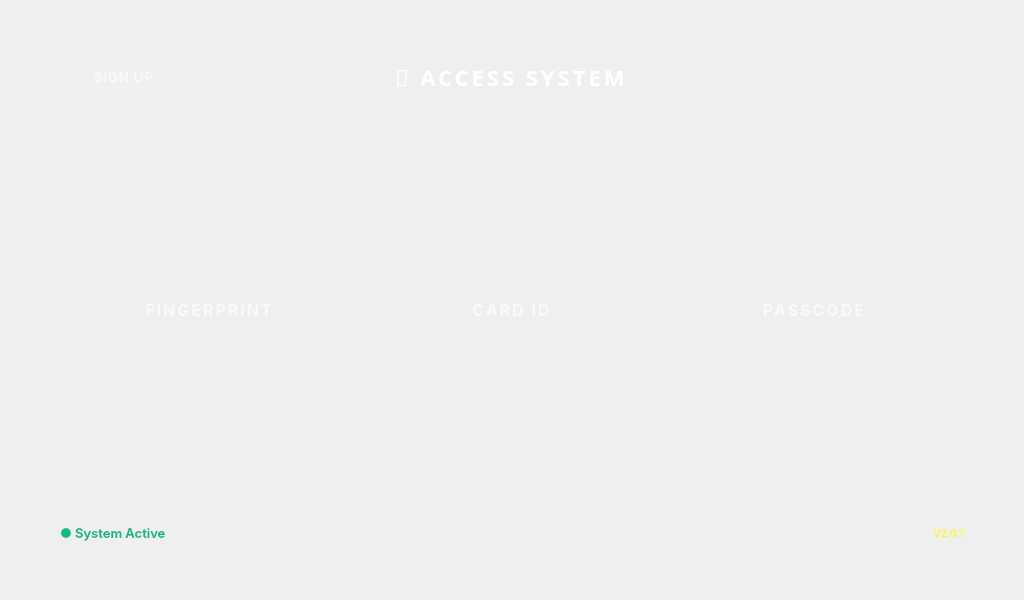
<?xml version="1.0" encoding="UTF-8"?>
<ui version="4.0">
 <class>MainWindow</class>
 <widget class="QMainWindow" name="MainWindow">
  <property name="geometry">
   <rect>
    <x>0</x>
    <y>0</y>
    <width>1024</width>
    <height>600</height>
   </rect>
  </property>
  <property name="windowTitle">
   <string>SignalPro - Login System</string>
  </property>
  <property name="styleSheet">
   <string notr="true">QMainWindow {
    background: qlineargradient(
        x1: 0, y1: 0, x2: 1, y2: 1,
        stop: 0 #0a1628,
        stop: 0.4 #142240,
        stop: 0.7 #1a2a4a,
        stop: 1 #0d1f3c
    );
}

QFrame#frame {
    background: rgba(255, 255, 255, 0.04);
    border-radius: 30px;
    border: none;
}

QFrame#frame_2 {
    background: rgba(255, 255, 255, 0.02);
    border: none;
    border-bottom: 1px solid rgba(255, 255, 255, 0.05);
}

QLabel#label {
    color: #ffffff;
    font-family: Plus Jakarta Sans;
    font-size: 22px;
    font-weight: 700;
    background: transparent;
    border: none;
    letter-spacing: 3px;
}

QLabel#labelSub {
    color: rgba(255, 255, 255, 0.40);
    font-family: Outfit;
    font-size: 12px;
    font-weight: 300;
    background: transparent;
    border: none;
    letter-spacing: 1px;
}

QFrame#frame_status {
    background: rgba(255, 255, 255, 0.02);
    border-radius: 0 0 30px 30px;
    border: none;
    border-top: 1px solid rgba(255, 255, 255, 0.04);
}

QLabel#statusLabel {
    color: #10b981;
    font-family: Inter;
    font-size: 13px;
    font-weight: 500;
    background: transparent;
    border: none;
}
QLabel#labelVersion {
    color: #f8d613;
    font-family: Inter;
    font-size: 11px;
    font-weight: 400;
    background: transparent;
    border: none;
}

QScrollBar:vertical {
    background: rgba(255, 255, 255, 0.02);
    border: none;
    border-radius: 8px;
    width: 4px;
}

QScrollBar::handle:vertical {
    background: rgba(255, 255, 255, 0.08);
    border-radius: 8px;
    min-height: 30px;
}

QScrollBar::handle:vertical:hover {
    background: rgba(248, 214, 19, 0.20);
}

QScrollBar::add-line:vertical, QScrollBar::sub-line:vertical {
    height: 0px;
}
</string>
  </property>
  <widget class="QWidget" name="centralwidget">
   <property name="styleSheet">
    <string notr="true">background-color: transparent;</string>
   </property>
   <layout class="QHBoxLayout" name="horizontalLayout_main">
    <property name="spacing">
     <number>0</number>
    </property>
    <property name="leftMargin">
     <number>40</number>
    </property>
    <property name="topMargin">
     <number>40</number>
    </property>
    <property name="rightMargin">
     <number>40</number>
    </property>
    <property name="bottomMargin">
     <number>40</number>
    </property>
    <item>
     <widget class="QFrame" name="frame">
      <property name="frameShape">
       <enum>QFrame::StyledPanel</enum>
      </property>
      <property name="frameShadow">
       <enum>QFrame::Raised</enum>
      </property>
      <layout class="QVBoxLayout" name="verticalLayout_main">
       <property name="spacing">
        <number>0</number>
       </property>
       <property name="leftMargin">
        <number>0</number>
       </property>
       <property name="topMargin">
        <number>0</number>
       </property>
       <property name="rightMargin">
        <number>0</number>
       </property>
       <property name="bottomMargin">
        <number>0</number>
       </property>
       <item>
        <widget class="QFrame" name="frame_2">
         <property name="maximumSize">
          <size>
           <width>16777215</width>
           <height>75</height>
          </size>
         </property>
         <property name="frameShape">
          <enum>QFrame::StyledPanel</enum>
         </property>
         <property name="frameShadow">
          <enum>QFrame::Raised</enum>
         </property>
         <layout class="QVBoxLayout" name="verticalLayout_header">
          <property name="leftMargin">
           <number>15</number>
          </property>
          <property name="topMargin">
           <number>12</number>
          </property>
          <property name="rightMargin">
           <number>15</number>
          </property>
          <property name="bottomMargin">
           <number>12</number>
          </property>
          <item>
           <widget class="QFrame" name="frame_header">
            <property name="styleSheet">
             <string notr="true">border: none;</string>
            </property>
            <property name="frameShape">
             <enum>QFrame::StyledPanel</enum>
            </property>
            <property name="frameShadow">
             <enum>QFrame::Raised</enum>
            </property>
            <layout class="QHBoxLayout" name="horizontalLayout_header">
             <property name="spacing">
              <number>15</number>
             </property>
             <property name="leftMargin">
              <number>15</number>
             </property>
             <property name="topMargin">
              <number>0</number>
             </property>
             <property name="rightMargin">
              <number>15</number>
             </property>
             <property name="bottomMargin">
              <number>0</number>
             </property>
             <item alignment="Qt::AlignLeft">
              <widget class="QPushButton" name="btRegis">
               <property name="maximumSize">
                <size>
                 <width>150</width>
                 <height>40</height>
                </size>
               </property>
               <property name="font">
                <font>
                 <family>Inter</family>
                 <pointsize>-1</pointsize>
                 <weight>62</weight>
                 <bold>true</bold>
                </font>
               </property>
               <property name="styleSheet">
                <string notr="true">QPushButton#btRegis {
    background: rgba(255, 255, 255, 0.04);
    border: none;
    border-radius: 20px;
    color: rgba(255, 255, 255, 0.60);
    font-family: Inter;
    font-size: 13px;
    font-weight: 500;
    padding: 10px 24px;
    letter-spacing: 1px;
}

QPushButton#btRegis:hover {
    background: rgba(248, 214, 19, 0.12);
    color: #f8d613;
}

QPushButton#btRegis:pressed {
    background: rgba(248, 214, 19, 0.04);
    color: rgba(248, 214, 19, 0.60);
}</string>
               </property>
               <property name="text">
                <string>SIGN UP</string>
               </property>
               <property name="icon">
                <iconset>
                 <normaloff>../assets/icon/user-plus-solid-full (1).svg</normaloff>../assets/icon/user-plus-solid-full (1).svg</iconset>
               </property>
               <property name="iconSize">
                <size>
                 <width>18</width>
                 <height>18</height>
                </size>
               </property>
              </widget>
             </item>
             <item alignment="Qt::AlignHCenter">
              <widget class="QLabel" name="label">
               <property name="font">
                <font>
                 <family>Plus Jakarta Sans</family>
                 <pointsize>-1</pointsize>
                 <weight>87</weight>
                 <bold>true</bold>
                </font>
               </property>
               <property name="text">
                <string>🔐 ACCESS SYSTEM</string>
               </property>
               <property name="alignment">
                <set>Qt::AlignCenter</set>
               </property>
              </widget>
             </item>
             <item alignment="Qt::AlignRight">
              <widget class="QPushButton" name="btCls_login">
               <property name="minimumSize">
                <size>
                 <width>40</width>
                 <height>32</height>
                </size>
               </property>
               <property name="styleSheet">
                <string notr="true">QPushButton#btCls_login {
    background: rgba(255, 255, 255, 0.03);
    border: none;
    border-radius: 8px;
}

QPushButton#btCls_login:hover {
    background: rgba(255, 70, 70, 0.15);
}

QPushButton#btCls_login:pressed {
    background: rgba(255, 70, 70, 0.30);
}</string>
               </property>
               <property name="text">
                <string/>
               </property>
               <property name="icon">
                <iconset>
                 <normaloff>../assets/x.png</normaloff>../assets/x.png</iconset>
               </property>
               <property name="iconSize">
                <size>
                 <width>22</width>
                 <height>22</height>
                </size>
               </property>
              </widget>
             </item>
            </layout>
           </widget>
          </item>
         </layout>
        </widget>
       </item>
       <item>
        <widget class="QFrame" name="frame_3">
         <property name="frameShape">
          <enum>QFrame::StyledPanel</enum>
         </property>
         <property name="frameShadow">
          <enum>QFrame::Raised</enum>
         </property>
         <layout class="QHBoxLayout" name="horizontalLayout_body">
          <property name="spacing">
           <number>25</number>
          </property>
          <property name="leftMargin">
           <number>30</number>
          </property>
          <property name="topMargin">
           <number>20</number>
          </property>
          <property name="rightMargin">
           <number>30</number>
          </property>
          <property name="bottomMargin">
           <number>20</number>
          </property>
          <item>
           <widget class="QPushButton" name="btFinger">
            <property name="minimumSize">
             <size>
              <width>0</width>
              <height>250</height>
             </size>
            </property>
            <property name="maximumSize">
             <size>
              <width>16777215</width>
              <height>16777215</height>
             </size>
            </property>
            <property name="styleSheet">
             <string notr="true">QPushButton {
    background-color: rgba(255, 255, 255, 0.03);
    border: 2px solid rgba(255, 255, 255, 0.06);
    border-radius: 20px;
    color: rgba(255, 255, 255, 0.60);
    font-family: Inter;
    font-size: 16px;
    font-weight: 600;
    letter-spacing: 2px;
}

QPushButton:hover {
    background-color: rgba(2, 72, 193, 0.12);
    border: 2px solid #0248c1;
    color: #ffffff;
}

QPushButton:pressed {
    background-color: rgba(2, 72, 193, 0.25);
    border: 2px solid #0248c1;
    color: #ffffff;
}</string>
            </property>
            <property name="text">
             <string>FINGERPRINT</string>
            </property>
            <property name="icon">
             <iconset>
              <normaloff>../assets/finger.png</normaloff>../assets/finger.png</iconset>
            </property>
            <property name="iconSize">
             <size>
              <width>100</width>
              <height>100</height>
             </size>
            </property>
           </widget>
          </item>
          <item>
           <widget class="QPushButton" name="btRfid">
            <property name="minimumSize">
             <size>
              <width>0</width>
              <height>250</height>
             </size>
            </property>
            <property name="maximumSize">
             <size>
              <width>16777215</width>
              <height>16777215</height>
             </size>
            </property>
            <property name="styleSheet">
             <string notr="true">QPushButton {
    background-color: rgba(255, 255, 255, 0.03);
    border: 2px solid rgba(255, 255, 255, 0.06);
    border-radius: 20px;
    color: rgba(255, 255, 255, 0.60);
    font-family: Inter;
    font-size: 16px;
    font-weight: 600;
    letter-spacing: 2px;
}

QPushButton:hover {
    background-color: rgba(2, 72, 193, 0.12);
    border: 2px solid #0248c1;
    color: #ffffff;
}

QPushButton:pressed {
    background-color: rgba(2, 72, 193, 0.25);
    border: 2px solid #0248c1;
    color: #ffffff;
}</string>
            </property>
            <property name="text">
             <string>CARD ID</string>
            </property>
            <property name="icon">
             <iconset>
              <normaloff>../assets/rfid.png</normaloff>../assets/rfid.png</iconset>
            </property>
            <property name="iconSize">
             <size>
              <width>100</width>
              <height>100</height>
             </size>
            </property>
           </widget>
          </item>
          <item>
           <widget class="QPushButton" name="btPin">
            <property name="minimumSize">
             <size>
              <width>0</width>
              <height>250</height>
             </size>
            </property>
            <property name="maximumSize">
             <size>
              <width>16777215</width>
              <height>16777215</height>
             </size>
            </property>
            <property name="styleSheet">
             <string notr="true">QPushButton {
    background-color: rgba(255, 255, 255, 0.03);
    border: 2px solid rgba(255, 255, 255, 0.06);
    border-radius: 20px;
    color: rgba(255, 255, 255, 0.60);
    font-family: Inter;
    font-size: 16px;
    font-weight: 600;
    letter-spacing: 2px;
}

QPushButton:hover {
    background-color: rgba(2, 72, 193, 0.12);
    border: 2px solid #0248c1;
    color: #ffffff;
}

QPushButton:pressed {
    background-color: rgba(2, 72, 193, 0.25);
    border: 2px solid #0248c1;
    color: #ffffff;
}</string>
            </property>
            <property name="text">
             <string>PASSCODE</string>
            </property>
            <property name="icon">
             <iconset>
              <normaloff>../assets/pin.png</normaloff>../assets/pin.png</iconset>
            </property>
            <property name="iconSize">
             <size>
              <width>100</width>
              <height>100</height>
             </size>
            </property>
           </widget>
          </item>
         </layout>
        </widget>
       </item>
       <item>
        <widget class="QFrame" name="frame_status">
         <property name="maximumSize">
          <size>
           <width>16777215</width>
           <height>55</height>
          </size>
         </property>
         <property name="frameShape">
          <enum>QFrame::StyledPanel</enum>
         </property>
         <property name="frameShadow">
          <enum>QFrame::Raised</enum>
         </property>
         <layout class="QHBoxLayout" name="horizontalLayout_status">
          <property name="leftMargin">
           <number>20</number>
          </property>
          <property name="topMargin">
           <number>10</number>
          </property>
          <property name="rightMargin">
           <number>20</number>
          </property>
          <property name="bottomMargin">
           <number>10</number>
          </property>
          <item alignment="Qt::AlignLeft">
           <widget class="QLabel" name="statusLabel">
            <property name="font">
             <font>
              <family>Inter</family>
              <pointsize>-1</pointsize>
              <weight>62</weight>
              <bold>true</bold>
             </font>
            </property>
            <property name="styleSheet">
             <string notr="true">QLabel#statusLabel {
    color: #10b981;
    font-family: Inter;
    font-size: 13px;
    font-weight: 500;
    background: transparent;
    border: none;
}

/* LED Hijau Berkedip (static version) */
QLabel#statusLabel::before {
    content: &quot;● &quot;;
    color: #10b981;
}</string>
            </property>
            <property name="text">
             <string>● System Active</string>
            </property>
           </widget>
          </item>
          <item alignment="Qt::AlignHCenter">
           <widget class="QLabel" name="labelSub">
            <property name="minimumSize">
             <size>
              <width>0</width>
              <height>40</height>
             </size>
            </property>
            <property name="maximumSize">
             <size>
              <width>120</width>
              <height>16777215</height>
             </size>
            </property>
            <property name="font">
             <font>
              <family>Outfit</family>
              <pointsize>-1</pointsize>
              <weight>37</weight>
              <bold>false</bold>
             </font>
            </property>
            <property name="text">
             <string/>
            </property>
            <property name="pixmap">
             <pixmap>../assets/Gun-Storage.png</pixmap>
            </property>
            <property name="scaledContents">
             <bool>true</bool>
            </property>
           </widget>
          </item>
          <item alignment="Qt::AlignRight">
           <widget class="QLabel" name="labelVersion">
            <property name="font">
             <font>
              <family>Inter</family>
              <pointsize>-1</pointsize>
              <weight>50</weight>
              <bold>false</bold>
             </font>
            </property>
            <property name="styleSheet">
             <string notr="true">color: rgb(255, 247, 1);</string>
            </property>
            <property name="text">
             <string>V2.0.1</string>
            </property>
           </widget>
          </item>
         </layout>
        </widget>
       </item>
      </layout>
     </widget>
    </item>
   </layout>
  </widget>
 </widget>
 <resources/>
 <connections/>
</ui>
